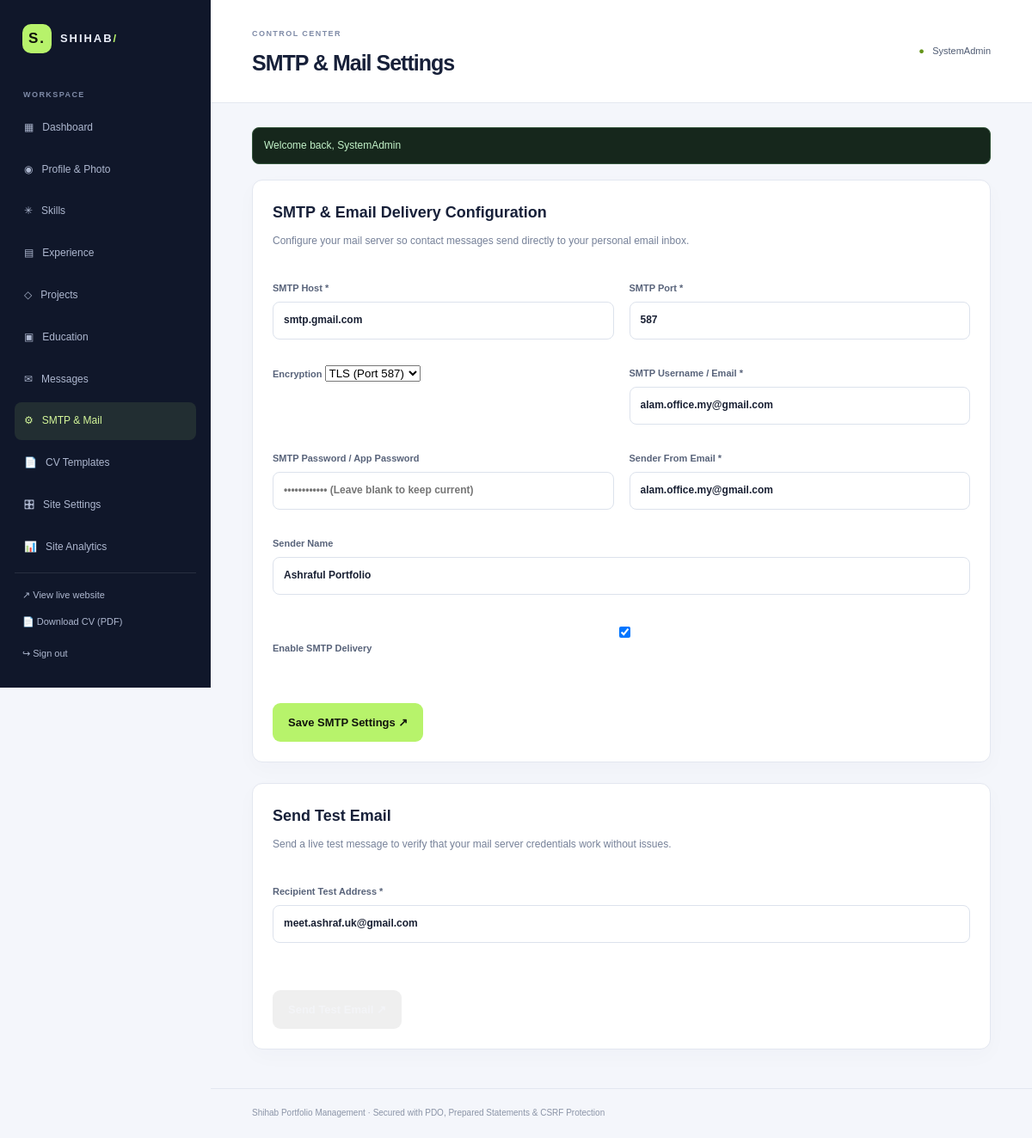
Screenshot of /admin/smtp (signed in) with the database file from the repository.
### tables this page shows
CREATE TABLE `smtp_settings` (
  `id` tinyint(3) UNSIGNED NOT NULL DEFAULT 1,
  `host` varchar(191) NOT NULL DEFAULT 'smtp.gmail.com',
  `port` int(10) UNSIGNED NOT NULL DEFAULT 587,
  `encryption` enum('tls','ssl','none') NOT NULL DEFAULT 'tls',
  `username` varchar(191) NOT NULL DEFAULT '',
  `password` varchar(255) NOT NULL DEFAULT '',
  `from_email` varchar(191) NOT NULL DEFAULT '',
  `from_name` varchar(191) NOT NULL DEFAULT 'Portfolio Admin',
  `is_active` tinyint(1) NOT NULL DEFAULT 1,
  `updated_at` timestamp NOT NULL DEFAULT current_timestamp() ON UPDATE current_timestamp()
);

### config.php (called while the page is built, shortened)
<?php
function db(): PDO
{
    static $pdo = null;
    if ($pdo instanceof PDO) {
        return $pdo;
    }
    $host = $_ENV['DB_HOST'] ?? 'localhost';
    $name = $_ENV['DB_NAME'] ?? '';
    $user = $_ENV['DB_USER'] ?? 'root';
    $pass = $_ENV['DB_PASS'] ?? '';
    $dsn = "mysql:host={$host};dbname={$name};charset=utf8mb4";
    $options = [
        PDO::ATTR_ERRMODE            => PDO::ERRMODE_EXCEPTION,
        PDO::ATTR_DEFAULT_FETCH_MODE => PDO::FETCH_ASSOC,
        PDO::ATTR_EMULATE_PREPARES   => false,
    ];
    try {
        $pdo = new PDO($dsn, $user, $pass, $options);
        return $pdo;
    } catch (PDOException $e) {
        if (($_ENV['APP_ENV'] ?? 'production') === 'development') {
            exit('Database Connection Error: ' . $e->getMessage());
        }
        http_response_code(500);
        exit('Unable to connect to database. Please check back shortly.');
    }
}
function url(string $path = ''): string
{
    $envPath = $_ENV['SITE_BASE_PATH'] ?? null;
    if ($envPath !== null && $envPath !== '') {
        $base = rtrim($envPath, '/');
    } else {
        $docRoot = realpath($_SERVER['DOCUMENT_ROOT'] ?? '') ?: '';
        $dir = realpath(__DIR__) ?: '';
        $docRoot = str_replace('\\', '/', $docRoot);
        $dir = str_replace('\\', '/', $dir);
        if ($docRoot !== '' && str_starts_with($dir, $docRoot)) {
            $base = substr($dir, strlen($docRoot));
        } else {
            $base = '';
        }
    }
    $base = '/' . trim($base, '/');
    $normalized = ($base === '/') ? '' : $base;
    return $normalized . '/' . ltrim($path, '/');
}
function e(?string $value): string
{
    return htmlspecialchars((string)$value, ENT_QUOTES | ENT_SUBSTITUTE, 'UTF-8');
}
function setting(string $key, string $default = ''): string
{
    static $settings = null;
    if ($settings === null) {
        $settings = [];
        try {
            foreach (db()->query('SELECT setting_key, setting_value FROM site_settings') as $row) {
                $settings[$row['setting_key']] = $row['setting_value'];
            }
        } catch (Throwable $e) {
            return $default;
        }
    }
    return (string)($settings[$key] ?? $default);
}
function get_smtp_config(): array
{
    static $smtp = null;
    if ($smtp !== null) return $smtp;
    try {
        $stmt = db()->query('SELECT * FROM smtp_settings WHERE id = 1 LIMIT 1');
        $row = $stmt->fetch();
        if ($row && !empty($row['host'])) {
            $smtp = $row;
            return $smtp;
        }
    } catch (Throwable $e) {
    }
    $smtp = [
        'host'       => $_ENV['SMTP_HOST'] ?? '',
        'port'       => (int)($_ENV['SMTP_PORT'] ?? 587),
        'encryption' => $_ENV['SMTP_SECURE'] ?? 'tls',
        'username'   => $_ENV['SMTP_USER'] ?? '',
        'password'   => $_ENV['SMTP_PASS'] ?? '',
        'from_email' => $_ENV['SMTP_USER'] ?? '',
        'from_name'  => $_ENV['MAIL_FROM_NAME'] ?? 'Portfolio Contact',
        'is_active'  => 1
    ];
    return $smtp;
}

### admin/views/smtp.php (the view, shortened to what this page needs)
<?php
$smtp = get_smtp_config();
?>
<div class="admin-panel">
    <h2>SMTP &amp; Email Delivery Configuration</h2>
    <p class="panel-hint">Configure your mail server so contact messages send directly to your personal email inbox.</p>
    <form method="post" action="<?= e(url('admin/smtp')) ?>" class="admin-form">
        <div class="form-grid">
            <label>SMTP Host *
                <input name="host" required value="<?= e($smtp['host']) ?>" placeholder="smtp.gmail.com">
            </label>
            <label>SMTP Port *
                <input type="number" name="port" required value="<?= e((string)$smtp['port']) ?>" placeholder="587">
            </label>
            <label>Encryption
                <select name="encryption">
                    <option value="tls" <?= ($smtp['encryption'] === 'tls') ? 'selected' : '' ?>>TLS (Port 587)</option>
                </select>
            </label>
            <label>SMTP Username / Email *
                <input type="email" name="username" required value="<?= e($smtp['username']) ?>" placeholder="you@gmail.com">
            </label>
            <label>SMTP Password / App Password
                <input type="password" name="password" placeholder="<?= empty($smtp['password']) ? 'Enter password' : '•••••••••••• (Leave blank to keep current)' ?>">
            </label>
            <label>Sender From Email *
                <input type="email" name="from_email" required value="<?= e($smtp['from_email'] ?: $smtp['username']) ?>" placeholder="you@gmail.com">
            </label>
            <label class="wide">Sender Name
                <input name="from_name" value="<?= e($smtp['from_name']) ?>" placeholder="Portfolio Contact Bot">
            </label>
            <label class="wide">
                <input type="checkbox" name="is_active" value="1" <?= !empty($smtp['is_active']) ? 'checked' : '' ?>> Enable SMTP Delivery
            </label>
        </div>
        <button class="button button-primary" type="submit">Save SMTP Settings ↗</button>
    </form>
</div>
<div class="admin-panel" style="margin-top: 24px;">
    <h2>Send Test Email</h2>
    <p class="panel-hint">Send a live test message to verify that your mail server credentials work without issues.</p>
    <form method="post" action="<?= e(url('admin/smtp')) ?>" class="admin-form">
        <div class="form-grid">
            <label class="wide">Recipient Test Address *
                <input type="email" name="test_recipient" required value="<?= e(setting('email')) ?>" placeholder="your-personal@email.com">
            </label>
        </div>
        <button class="button button-quiet" type="submit">Send Test Email ↗</button>
    </form>
</div>

### assets/css/style.css (style rules this page uses)
:root { --bg: #0b0d12; --panel: #12151d; --panel2: #171b25; --text: #f3f4f7; --muted: #a0a6b5; --line: #292e3a; --accent: #b7f36b; --accent2: #b8a2ff; --max: 1140px; }
*, *::before, *::after { box-sizing: border-box; }
html, body { width: 100%; max-width: 100%; overflow-x: hidden; margin: 0; padding: 0; }
html { scroll-behavior: smooth; scroll-padding-top: 80px; }
body { background: var(--bg); color: var(--text); font-family: "DM Sans", sans-serif; line-height: 1.65; position: relative; }
button, input, textarea { font: inherit; }
.button { display: inline-flex; align-items: center; justify-content: center; gap: 12px; padding: 12px 18px; border-radius: 9px; font-weight: 700; font-size: 13px; border: 1px solid transparent; cursor: pointer; transition: 0.2s; max-width: 100%; }
.button-primary { background: var(--accent); color: #10130c; }
.button-quiet { border-color: var(--line); color: var(--text); }

### assets/css/admin.css (style rules this page uses)
.admin-body { background: #f4f6fb; color: #192033; min-height: 100vh; }
.metric-card, .admin-panel { background: #fff; border: 1px solid #e3e7f0; border-radius: 12px; box-shadow: 0 8px 25px rgba(27, 40, 75, 0.025); }
.admin-panel { padding: 23px; margin-top: 18px; }
.admin-form { max-width: 900px; }
.admin-form label, .login-card label { display: block; font-size: 10px; font-weight: 600; color: #5e6980; }
.form-grid { display: grid; grid-template-columns: repeat(2, minmax(0, 1fr)); gap: 17px; margin-bottom: 22px; }
.admin-form input, .admin-form textarea, .login-card input { color: #202b43; background: #fbfcfe; border-color: #dfe4ee; font-size: 12px; }
.admin-form .button { border: 0; }
.login-card label, .admin-form label { display: block; font-size: 11px; color: #58637a; margin: 15px 0; }
.login-card input, .admin-form input:not([type="file"]), .admin-form textarea, .inline-form select, .filter-form select { display: block; width: 100%; margin-top: 7px; padding: 11px 12px; border: 1px solid #dce2ec; border-radius: 8px; background: #fff; color: #192033; outline: none; font-size: 12px; }
.panel-hint { font-size: 12px; color: #758098; margin: 5px 0 12px; }
.admin-panel h2 { font-size: 18px; color: #172039; margin: 0 0 8px; }
.admin-form { margin-top: 20px; }
.form-grid { display: grid; grid-template-columns: repeat(2, minmax(0, 1fr)); gap: 0 18px; }
.form-grid .wide { grid-column: 1/-1; }
.admin-form > .button { margin-top: 18px; }

### rows the page displays
smtp_settings: host "smtp.gmail.com", port "587", encryption "TLS (Port 587)", username "alam.office.my@gmail.com", from_email "alam.office.my@gmail.com", from_name "Ashraful Portfolio", is_active "☑"

### other values shown
$title "SMTP & Mail Settings"
$_SESSION['admin_username'] "SystemAdmin"
$f['message'] "Welcome back, SystemAdmin"
